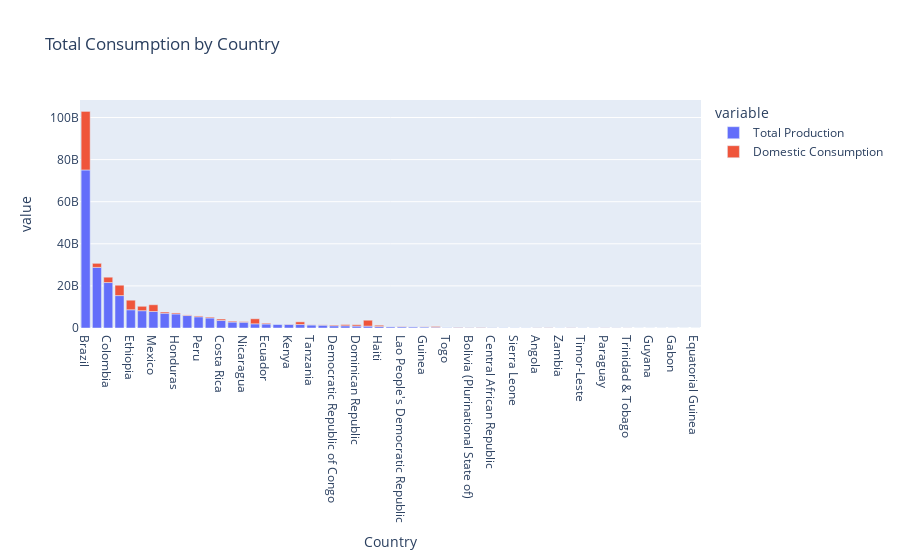

Notebook code cell kept with this figure:
### Markdown cell above
### Examining total Production + Consumption

### Code cell
#Grouping by country
grouped_consumption = domestic_consumption[['Country', 'Domestic Consumption']].groupby(['Country']).sum().reset_index()
grouped_production = coffee_production[['Country', 'Total Production']].groupby(['Country']).sum().reset_index()

#Merging consumption/production dataframesss
merged_aggregated = merged[['Country', 
                                                                   'Domestic Consumption', 
                                                                   'Total Production' ]].groupby(['Country']).sum().reset_index()
merged_aggregated = pd.melt(merged_aggregated, id_vars=['Country'], 
                            value_vars=['Domestic Consumption', 'Total Production'])

total_fig = px.bar(merged_aggregated.sort_values(by = ['value'], ascending=False), 
                         x = 'Country', y = 'value',color = 'variable', title = "Total Consumption by Country")
total_fig.show()

### Figure 1 — Plotly figure (JSON) as saved in the notebook; plotly's stock layout.template omitted (floating-point values rounded to 4 significant figures)
{"data": [{"alignmentgroup": "True", "hovertemplate": "variable=Total Production<br>Country=%{x}<br>value=%{y}<extra></extra>", "legendgroup": "Total Production", "marker": {"color": "#636efa", "pattern": {"shape": ""}}, "name": "Total Production", "offsetgroup": "Total Production", "orientation": "v", "showlegend": true, "textposition": "auto", "type": "bar", "x": ["Brazil", "Viet Nam", "Colombia", "Indonesia", "Ethiopia", "India", "Mexico", "Guatemala", "Honduras", "Uganda", "Peru", "Côte d'Ivoire", "Costa Rica", "El Salvador", "Nicaragua", "Venezuela", "Ecuador", "Papua New Guinea", "Kenya", "Thailand", "Tanzania", "Cameroon", "Democratic Republic of Congo", "Madagascar", "Dominican Republic", "Philippines", "Haiti", "Burundi", "Lao People's Democratic Republic", "Rwanda", "Guinea", "Cuba", "Togo", "Panama", "Bolivia (Plurinational State of)", "Yemen", "Central African Republic", "Zimbabwe", "Sierra Leone", "Malawi", "Angola", "Nigeria", "Zambia", "Sri Lanka", "Timor-Leste", "Ghana", "Paraguay", "Jamaica", "Trinidad & Tobago", "Liberia", "Guyana", "Congo", "Gabon", "Nepal", "Equatorial Guinea"], "xaxis": "x", "y": [75082980000, 28803180000, 21598620000, 15404880000, 8669520000, 8222220000, 7853520000, 7020540000, 6672720000, 5919480000, 5317620000, 4761420000, 3596700000, 2820900000, 2749380000, 1992780000, 1900380000, 1803120000, 1768320000, 1674000000, 1474680000, 1358640000, 1051080000, 1045560000, 909540000, 890700000, 698880000, 623640000, 568080000, 567540000, 482460000, 359160000, 281400000, 280980000, 207000000, 190920000, 184020000, 132120000, 87180000, 82260000, 82080000, 81900000, 76800000, 73860000, 68640000, 63660000, 62220000, 54000000, 25740000, 14880000, 10800000, 6900000, 2700000, 1440000, 1080000], "yaxis": "y"}, {"alignmentgroup": "True", "hovertemplate": "variable=Domestic Consumption<br>Country=%{x}<br>value=%{y}<extra></extra>", "legendgroup": "Domestic Consumption", "marker": {"color": "#EF553B", "pattern": {"shape": ""}}, "name": "Domestic Consumption", "offsetgroup": "Domestic Consumption", "orientation": "v", "showlegend": true, "textposition": "auto", "type": "bar", "x": ["Brazil", "Indonesia", "Ethiopia", "Mexico", "Philippines", "Colombia", "Venezuela", "India", "Viet Nam", "Thailand", "Costa Rica", "Dominican Republic", "Haiti", "Guatemala", "Madagascar", "Honduras", "El Salvador", "Côte d'Ivoire", "Peru", "Cuba", "Ecuador", "Democratic Republic of Congo", "Nicaragua", "Uganda", "Lao People's Democratic Republic", "Cameroon", "Panama", "Yemen", "Kenya", "Guinea", "Tanzania", "Bolivia (Plurinational State of)", "Nigeria", "Sri Lanka", "Angola", "Paraguay", "Central African Republic", "Trinidad & Tobago", "Jamaica", "Sierra Leone", "Ghana", "Guyana", "Liberia", "Zimbabwe", "Congo", "Papua New Guinea", "Burundi", "Malawi", "Togo", "Rwanda", "Gabon", "Zambia", "Timor-Leste", "Equatorial Guinea", "Nepal"], "xaxis": "x", "y": [27824700000, 4920480000, 4536540000, 3189660000, 2807280000, 2536776384, 2386067999, 2093460000, 1920928320, 1248600000, 665335200, 642823380, 600600000, 590880000, 588705960, 471850680, 417242040, 410260140, 402000000, 384006000, 381540000, 359880000, 299700300, 284816400, 157980000, 143450940, 122916960, 121620000, 95190000, 86730000, 76425060, 75180000, 70740000, 58300020, 46500000, 35100000, 24794400, 21090000, 18688020, 10080000, 9970800, 9203040, 8640000, 8595960, 5360040, 3608400, 3412020, 2340000, 2167620, 2139960, 1123140, 991920, 294000, 0, 0], "yaxis": "y"}], "layout": {"barmode": "relative", "legend": {"title": {"text": "variable"}, "tracegroupgap": 0}, "title": {"text": "Total Consumption by Country"}, "xaxis": {"anchor": "y", "domain": [0, 1], "title": {"text": "Country"}}, "yaxis": {"anchor": "x", "domain": [0, 1], "title": {"text": "value"}}}}
